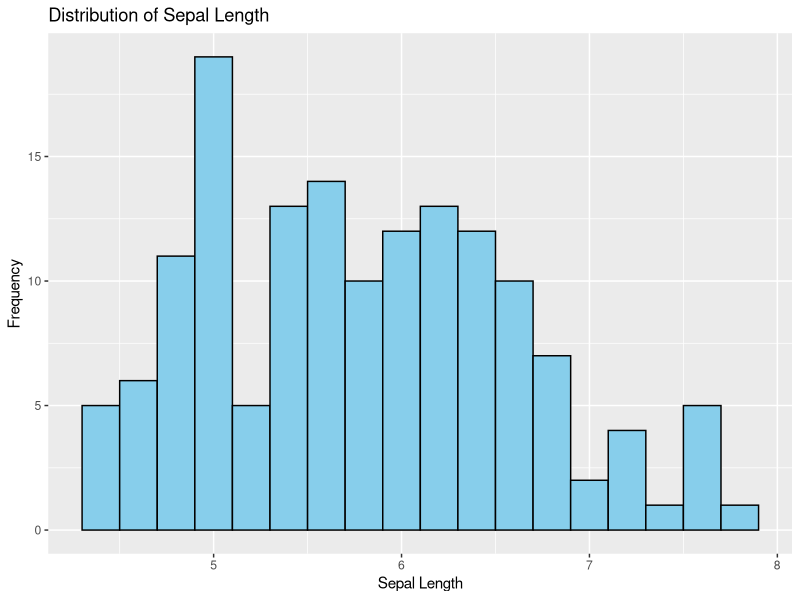
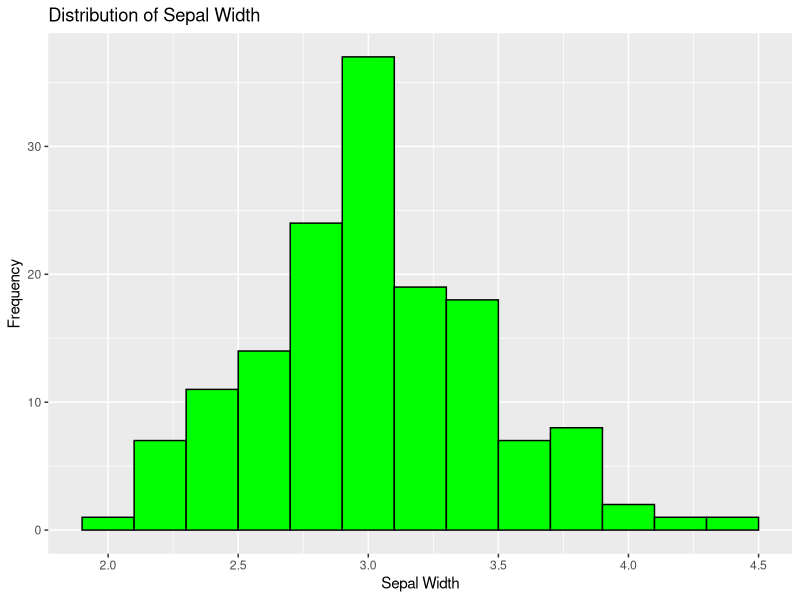
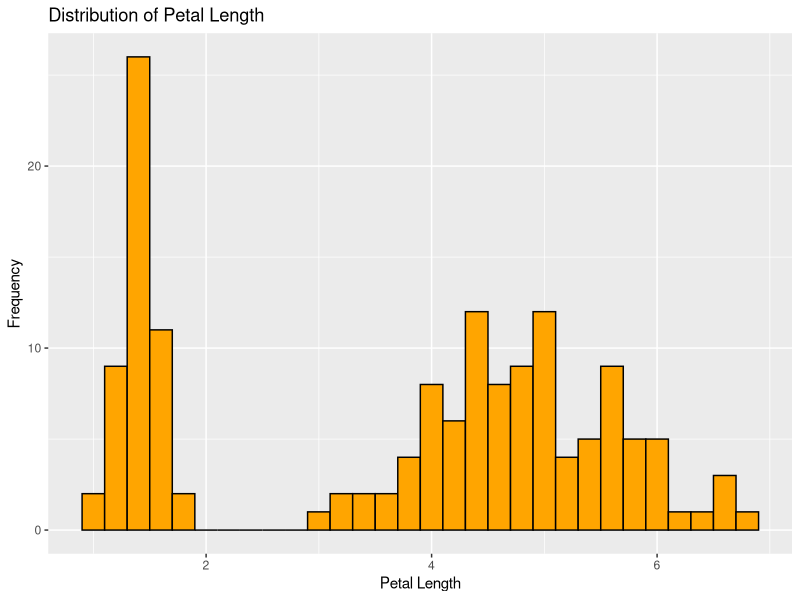
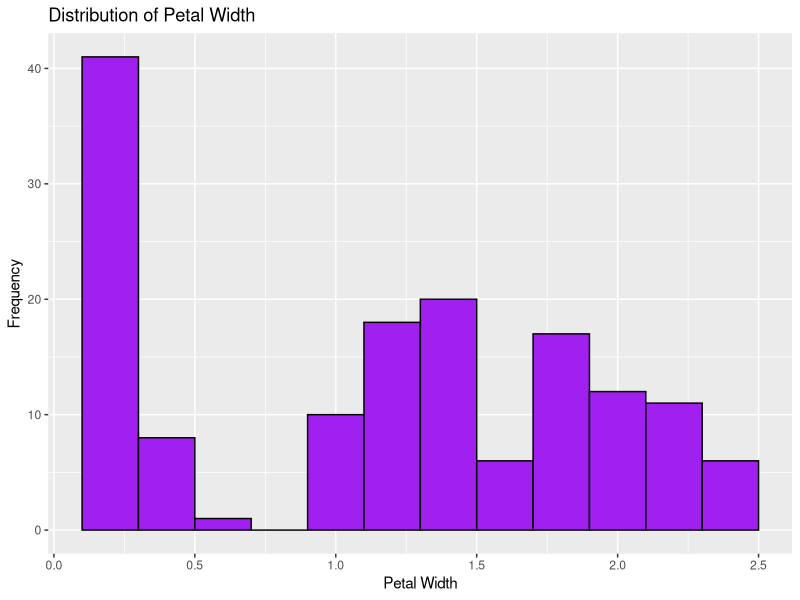
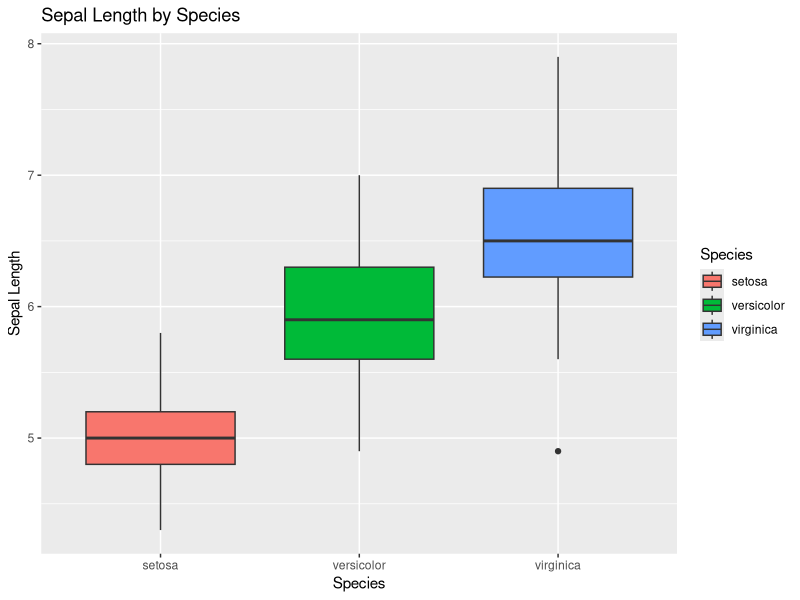
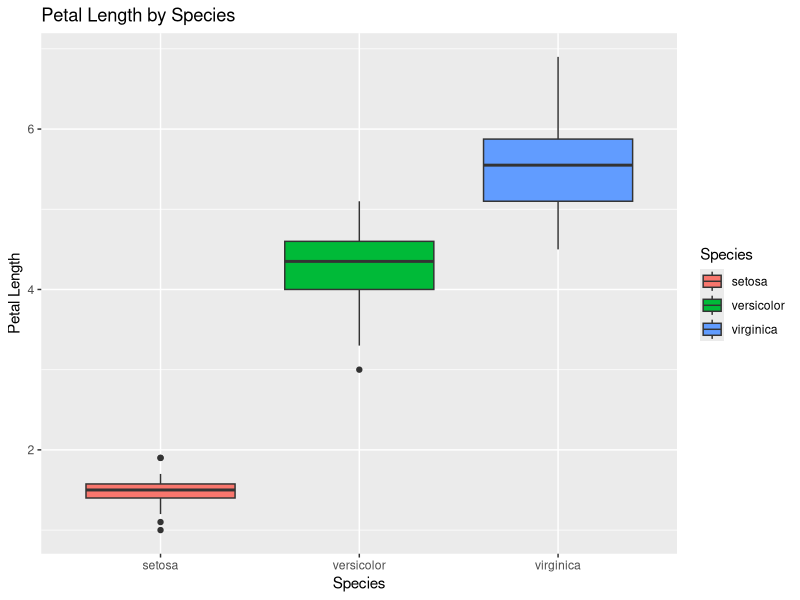
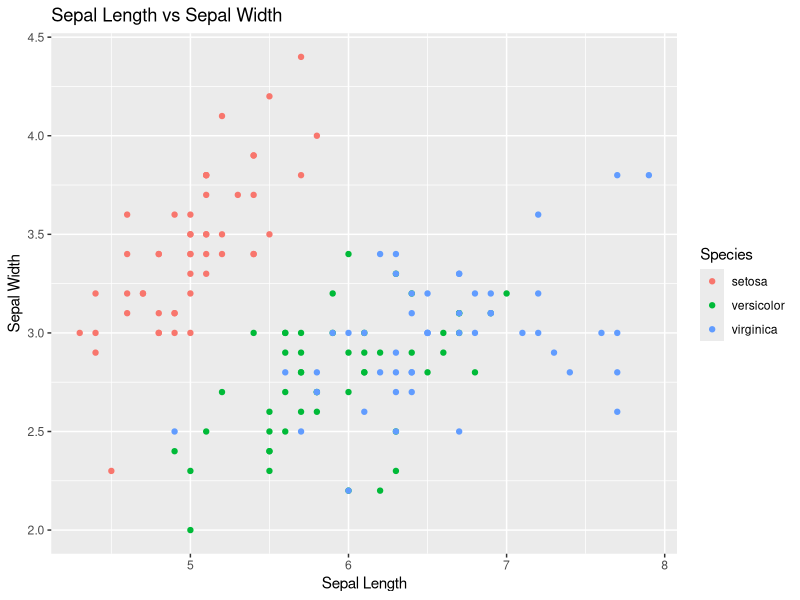
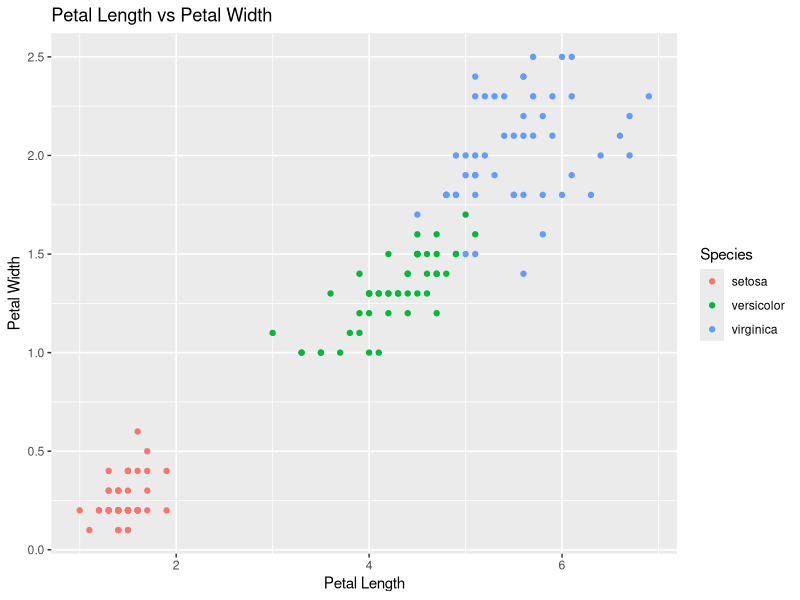

These figures' R source, in order: (Note: this script raises an error after producing the figures.)
install.packages("ggplot2")
install.packages("GGally")
install.packages("corrplot")

# Load necessary libraries
library(ggplot2)
library(datasets)

# Load the iris dataset
data(iris)

# Step 1: Visualize the distribution of each numeric variable (Sepal.Length, Sepal.Width, Petal.Length, Petal.Width)

# Histogram for Sepal Length
ggplot(iris, aes(x = Sepal.Length)) +
  geom_histogram(binwidth = 0.2, fill = "skyblue", color = "black") +
  labs(title = "Distribution of Sepal Length", x = "Sepal Length", y = "Frequency")

# Histogram for Sepal Width
ggplot(iris, aes(x = Sepal.Width)) +
  geom_histogram(binwidth = 0.2, fill = "green", color = "black") +
  labs(title = "Distribution of Sepal Width", x = "Sepal Width", y = "Frequency")

# Histogram for Petal Length
ggplot(iris, aes(x = Petal.Length)) +
  geom_histogram(binwidth = 0.2, fill = "orange", color = "black") +
  labs(title = "Distribution of Petal Length", x = "Petal Length", y = "Frequency")

# Histogram for Petal Width
ggplot(iris, aes(x = Petal.Width)) +
  geom_histogram(binwidth = 0.2, fill = "purple", color = "black") +
  labs(title = "Distribution of Petal Width", x = "Petal Width", y = "Frequency")

# Step 2: Boxplot to see the distribution across species

# Boxplot for Sepal Length by Species
ggplot(iris, aes(x = Species, y = Sepal.Length, fill = Species)) +
  geom_boxplot() +
  labs(title = "Sepal Length by Species", x = "Species", y = "Sepal Length")

# Boxplot for Petal Length by Species
ggplot(iris, aes(x = Species, y = Petal.Length, fill = Species)) +
  geom_boxplot() +
  labs(title = "Petal Length by Species", x = "Species", y = "Petal Length")

# Step 3: Scatter plot to visualize the relationships between two variables

# Scatter plot for Sepal Length vs Sepal Width
ggplot(iris, aes(x = Sepal.Length, y = Sepal.Width, color = Species)) +
  geom_point() +
  labs(title = "Sepal Length vs Sepal Width", x = "Sepal Length", y = "Sepal Width")

# Scatter plot for Petal Length vs Petal Width
ggplot(iris, aes(x = Petal.Length, y = Petal.Width, color = Species)) +
  geom_point() +
  labs(title = "Petal Length vs Petal Width", x = "Petal Length", y = "Petal Width")

# Step 4: Pair plot for all variables
# This requires the GGally package for pair plot functionality
library(GGally)
ggpairs(iris, aes(color = Species))

# Step 5: Correlation plot
library(corrplot)
cor_matrix <- cor(iris[, 1:4])
corrplot(cor_matrix, method = "circle", type = "upper", order = "hclust", addCoef.col = "black")


#=====>>>>>

# Load necessary libraries
library(caret)
library(e1071)
library(randomForest)
library(rpart)
library(ggplot2)

# Load the iris dataset
data(iris)
View(iris)

# Step 1: Split the data into training (70%) and testing (30%) sets
set.seed(123)  # Set seed for reproducibility
trainIndex <- createDataPartition(iris$Species, p = 0.7, list = FALSE)
trainData <- iris[trainIndex, ]
testData <- iris[-trainIndex, ]

# Step 2: Train models with different algorithms


# Decision Tree
tree_model <- train(Species ~ ., data = trainData, method = "rpart")

# Random Forest
rf_model <- train(Species ~ ., data = trainData, method = "rf")

# Support Vector Machine (SVM)
svm_model <- train(Species ~ ., data = trainData, method = "svmRadial")

# Step 3: Make predictions on the test set

tree_pred <- predict(tree_model, testData)
rf_pred <- predict(rf_model, testData)
svm_pred <- predict(svm_model, testData)

# Step 4: Evaluate the accuracy and other classification metrics for each model

# Accuracy

tree_accuracy <- mean(tree_pred == testData$Species)
rf_accuracy <- mean(rf_pred == testData$Species)
svm_accuracy <- mean(svm_pred == testData$Species)

# Precision, Recall, F1-Score

tree_metrics <- confusionMatrix(tree_pred, testData$Species)
rf_metrics <- confusionMatrix(rf_pred, testData$Species)
svm_metrics <- confusionMatrix(svm_pred, testData$Species)

# Print the classification metrics (Accuracy, Precision, Recall, F1)


cat("\nDecision Tree Accuracy: ", tree_accuracy, "\n")
print(tree_metrics)

cat("\nRandom Forest Accuracy: ", rf_accuracy, "\n")
print(rf_metrics)

cat("\nSVM Accuracy: ", svm_accuracy, "\n")
print(svm_metrics)

# Step 5: Compare the models' accuracies in a table
model_accuracies <- data.frame(
  Model = c( "Decision Tree", "Random Forest", "SVM"),
  Accuracy = c( tree_accuracy, rf_accuracy, svm_accuracy)
)

# Print the accuracy comparison table
print(model_accuracies)

# Step 6: Visualize the comparison of model performances using a bar plot
ggplot(model_accuracies, aes(x = Model, y = Accuracy, fill = Model)) +
  geom_bar(stat = "identity") +
  labs(title = "Model Accuracy Comparison", x = "Model", y = "Accuracy") +
  theme_minimal()

